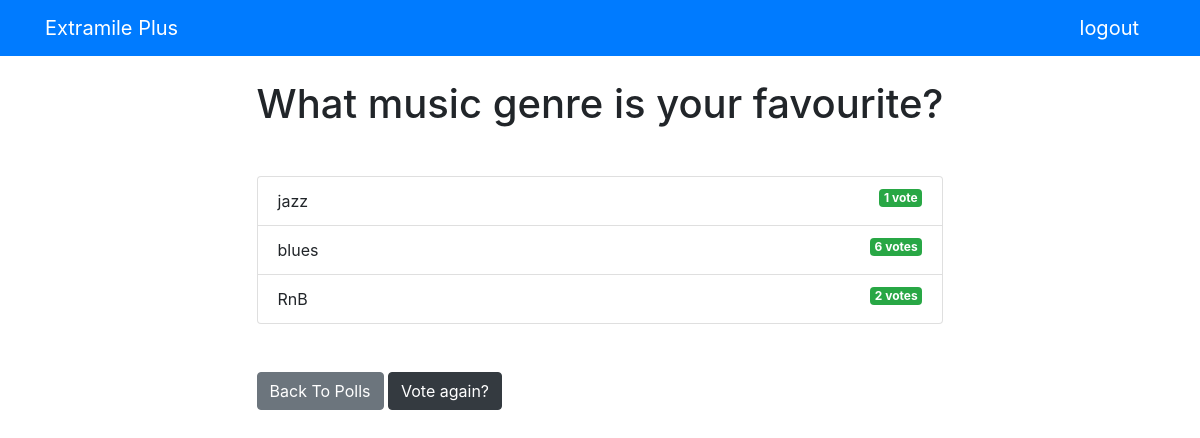
The page /polls/4/results/ on the database its author committed.
### polls/models.py (models this page shows, shortened)
class Question(models.Model):
    question_text = models.CharField(max_length=200)
    pub_date = models.DateTimeField("date published")

class Choice(models.Model):
    question = models.ForeignKey(Question, on_delete=models.CASCADE)
    choice_text = models.CharField(max_length=200)
    votes = models.IntegerField(default=0)

### polls/views.py (the view)
# urls.py: path("<int:pk>/results/", views.ResultsView.as_view(), name="results"),
class ResultsView(generic.DetailView):
    model = Question
    template_name = "polls/results.html"

### polls/templates/polls/results.html
{% extends 'base.html' %}
{% block content %}
<h1 class="mb-5 text-center">{{ question.question_text }}</h1>
<ul class="list-group mb-5">
	{% for choice in question.choice_set.all %}
	<li class="list-group-item">
		{{ choice.choice_text }} <span class="badge badge-success float-right">{{ choice.votes }}
			vote{{ choice.votes | pluralize }}</span>
	</li>
	{% endfor %}
</ul>
<a class="btn btn-secondary" href="{% url 'polls:index' %}">Back To Polls</a>
<a class="btn btn-dark" href="{% url 'polls:detail' question.id %}">Vote again?</a>
{% endblock %}

### rows shown on the page
Question: question_text "What music genre is your favourite?"
Choice: choice_text "jazz", votes "1"
Choice: choice_text "blues", votes "6", votes|pluralize "s"
Choice: choice_text "RnB", votes "2", votes|pluralize "s"
